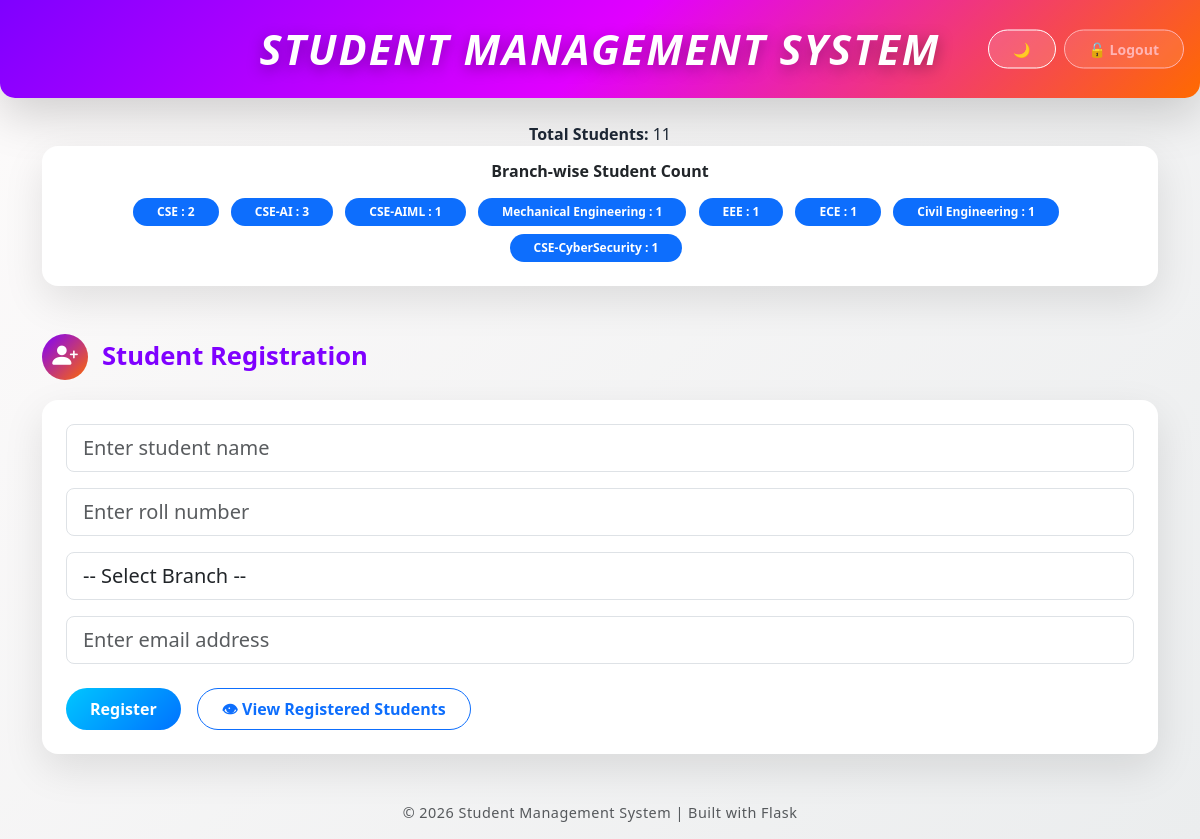
/ (signed in), run on the app's committed database.
### app.py (models this page shows)
class Student(db.Model):
    id = db.Column(db.Integer, primary_key=True)
    name = db.Column(db.String(100), nullable=False)
    roll = db.Column(db.String(50), unique=True, nullable=False)
    branch = db.Column(db.String(100), nullable=False)
    email = db.Column(db.String(100), unique=True, nullable=False)
    created_at = db.Column(db.DateTime, default=datetime.now)

### app.py (the view, shortened to what this page needs)
@app.route("/", methods=["GET", "POST"])
def index():
    if not session.get("logged_in"):
        return redirect(url_for("login"))
    students = Student.query.all()
    branch_counts = {}
    for s in students:
        branch_counts[s.branch] = branch_counts.get(s.branch, 0) + 1
    return render_template(
        "index.html",
        total_students=len(students),
        branch_counts=branch_counts
    )

### templates/index.html (shortened to what this page needs)
{% extends "base.html" %}
{% block content %}
<div class="stats-card text-center">
  <strong>Total Students:</strong> {{ total_students }}
</div>
<div class="card mb-5">
  <div class="card-body text-center">
    <h6 class="fw-bold mb-3">Branch-wise Student Count</h6>
    {% for branch, count in branch_counts.items() %}
      <span class="badge rounded-pill bg-primary me-2 mb-2 px-4 py-2">
        {{ branch }} : {{ count }}
      </span>
    {% endfor %}
  </div>
</div>
<h3 class="section-title">
  <span class="icon-box">
    <i class="bi bi-person-plus-fill"></i>
  </span>
  Student Registration
</h3>
<div class="card mb-5">
  <div class="card-body p-4">
    <form method="POST">
      <div class="mb-3">
        <input class="form-control form-control-lg"
               name="name"
               placeholder="Enter student name"
               required autofocus>
      </div>
      <div class="mb-3">
        <input class="form-control form-control-lg"
               name="roll"
               placeholder="Enter roll number"
               required>
      </div>
      <div class="mb-3">
        <select class="form-control form-control-lg" name="branch" required>
          <option value="">-- Select Branch --</option>
        </select>
      </div>
      <div class="mb-4">
        <input class="form-control form-control-lg"
               name="email"
               type="email"
               placeholder="Enter email address"
               required>
      </div>
      <div class="d-flex flex-wrap gap-3">
        <button id="registerBtn"
                class="btn btn-success"
                onclick="showLoading(this)">
          Register
        </button>
        <a href="{{ url_for('view_students') }}"
           class="btn btn-outline-primary">
          👁 View Registered Students
        </a>
      </div>
    </form>
  </div>
</div>
{% endblock %}

### templates/base.html (shortened to what this page needs)
<!DOCTYPE html>
<html>
<head>
    <link href="https://cdn.jsdelivr.net/npm/bootstrap@5.3.2/dist/css/bootstrap.min.css" rel="stylesheet">
    <link rel="stylesheet" href="https://cdn.jsdelivr.net/npm/bootstrap-icons@1.11.1/font/bootstrap-icons.css">
    <link rel="stylesheet" href="{{ url_for('static', filename='style.css') }}">
</head>
<body class="main-bg">
<nav class="navbar navbar-expand-lg main-navbar mb-4 shadow-lg">
  <div class="container-fluid align-items-center position-relative">
    <div class="header-title mx-auto">
      <em>Student Management System</em>
    </div>
    <div class="d-flex gap-2 position-absolute top-50 end-0 translate-middle-y me-3">
      <button
        class="btn btn-sm theme-btn"
        onclick="toggleDarkMode()"
        aria-label="Toggle dark mode"
        title="Toggle Dark / Light Mode">
        🌙
      </button>
      <button
        class="btn btn-sm logout-btn"
        onclick="confirmLogout()"
        aria-label="Logout"
        title="Logout">
        🔓 Logout
      </button>
    </div>
  </div>
</nav>
<div class="container mt-4">
{% block content %}{% endblock %}
</div>
<footer class="text-center text-muted mt-5 mb-3">
  © 2026 Student Management System | Built with Flask
</footer>
</body>
</html>

### static/style.css (style rules this page uses)
html, body { min-height: 100%; font-family: "Segoe UI", "Poppins", sans-serif; margin: 0; padding: 0; transition: all 0.3s ease; }
body { background: linear-gradient(135deg, #fdfbfb, #ebedee); color: #1f2937; }
.main-navbar { background: linear-gradient(135deg, #7f00ff, #e100ff, #ff6a00); padding: 18px 0; box-shadow: 0 12px 35px rgba(0,0,0,0.25); border-radius: 0 0 15px 15px; }
.header-title { font-size: 2.6rem; font-weight: 800; font-style: italic; letter-spacing: 2px; color: #ffffff; text-transform: uppercase; text-align: center; text-shadow: 0 4px 15px rgba(0,0,0,0.35); }
.theme-btn, .logout-btn { border-radius: 30px; padding: 6px 18px; font-weight: 600; transition: all 0.3s ease; }
.theme-btn { border: 1px solid #ffffff; color: #ffffff; background: rgba(255,255,255,0.15); }
.logout-btn { border: 1px solid #ffb4b4; color: #ffb4b4; background: rgba(255,255,255,0.1); }
.section-title { display: flex; align-items: center; font-size: 1.6rem; font-weight: 700; color: #7f00ff; margin: 30px 0 20px; }
.section-title .icon-box { width: 46px; height: 46px; margin-right: 14px; background: linear-gradient(135deg, #7f00ff, #ff6a00); color: #fff; border-radius: 50%; display: flex; align-items: center; justify-content: center; }
.card { background: #ffffff; border-radius: 16px; border: none; box-shadow: 0 15px 40px rgba(0,0,0,0.1); animation: fadeUp 0.6s ease; }
.btn { border-radius: 30px; font-weight: 600; padding: 8px 24px; transition: all 0.3s ease; }
.btn-success { background: linear-gradient(135deg, #00c6ff, #0072ff); border: none; }
.badge { font-weight: 600; }
footer { font-size: 0.9rem; letter-spacing: 0.5px; }

### data on the page
Student: branch "CSE", count "2"
Student: branch "CSE-AI", count "3"
Student: branch "CSE-AIML", count "1"
Student: branch "Mechanical Engineering", count "1"
Student: branch "EEE", count "1"
Student: branch "ECE", count "1"
Student: branch "Civil Engineering", count "1"
Student: branch "CSE-CyberSecurity", count "1"

### other printed values
{{ total_students }} "11"
